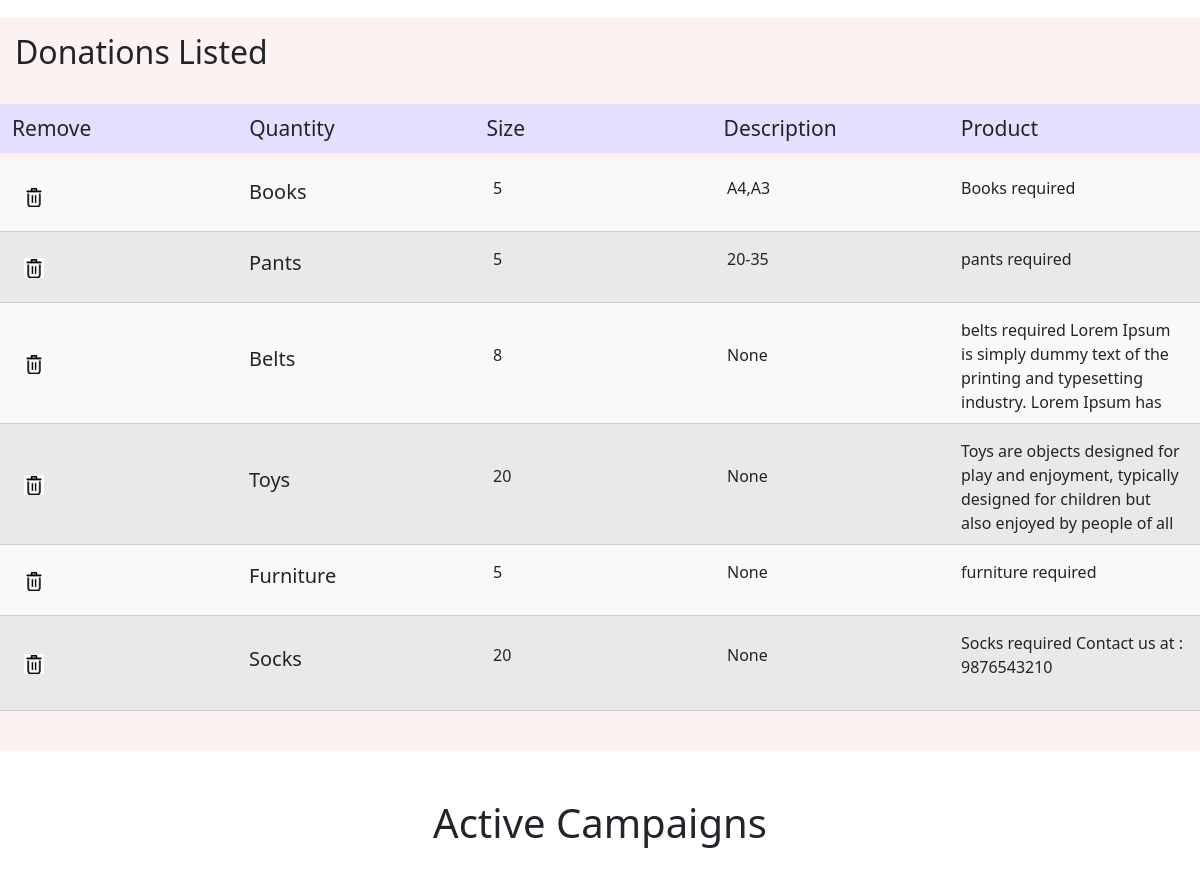
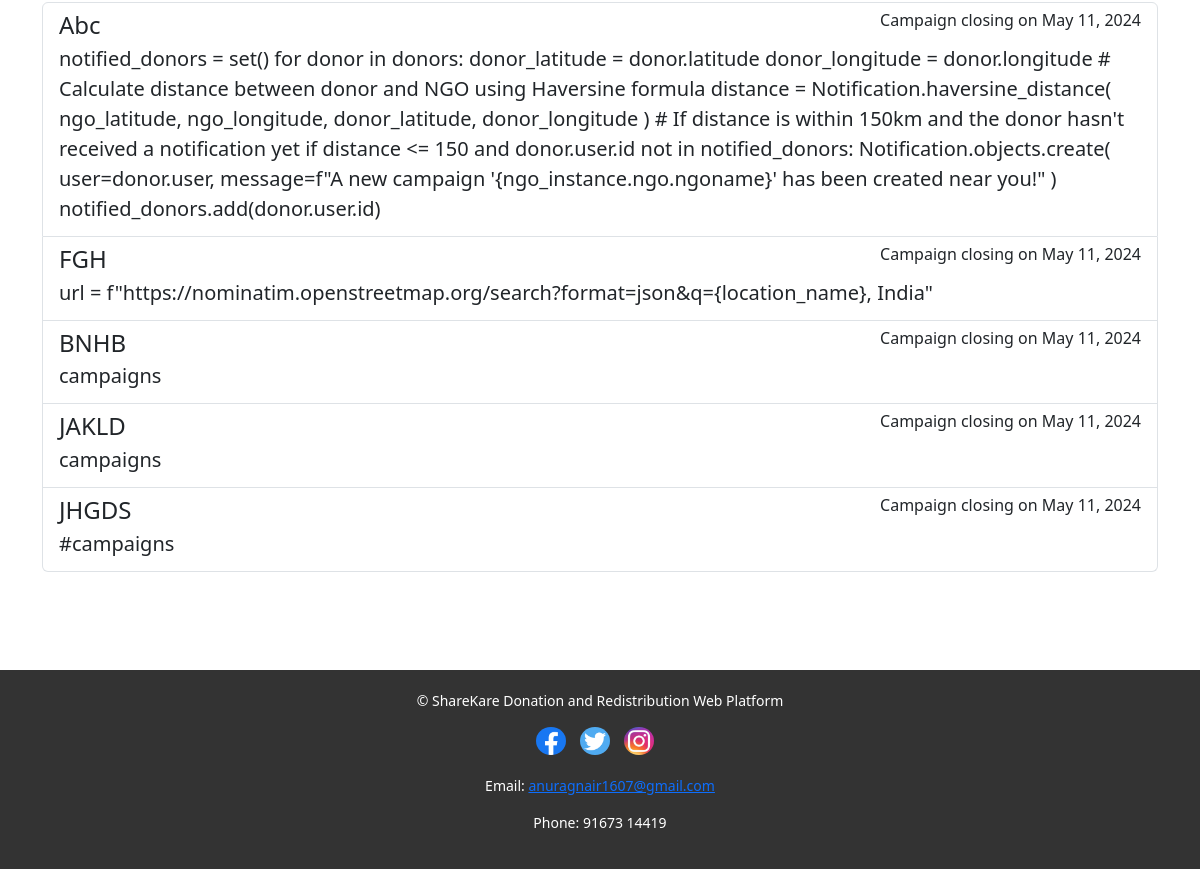
The page /ngo_profile/ (signed in, lower part) on the database as committed earlier (2 pictures, top to bottom).
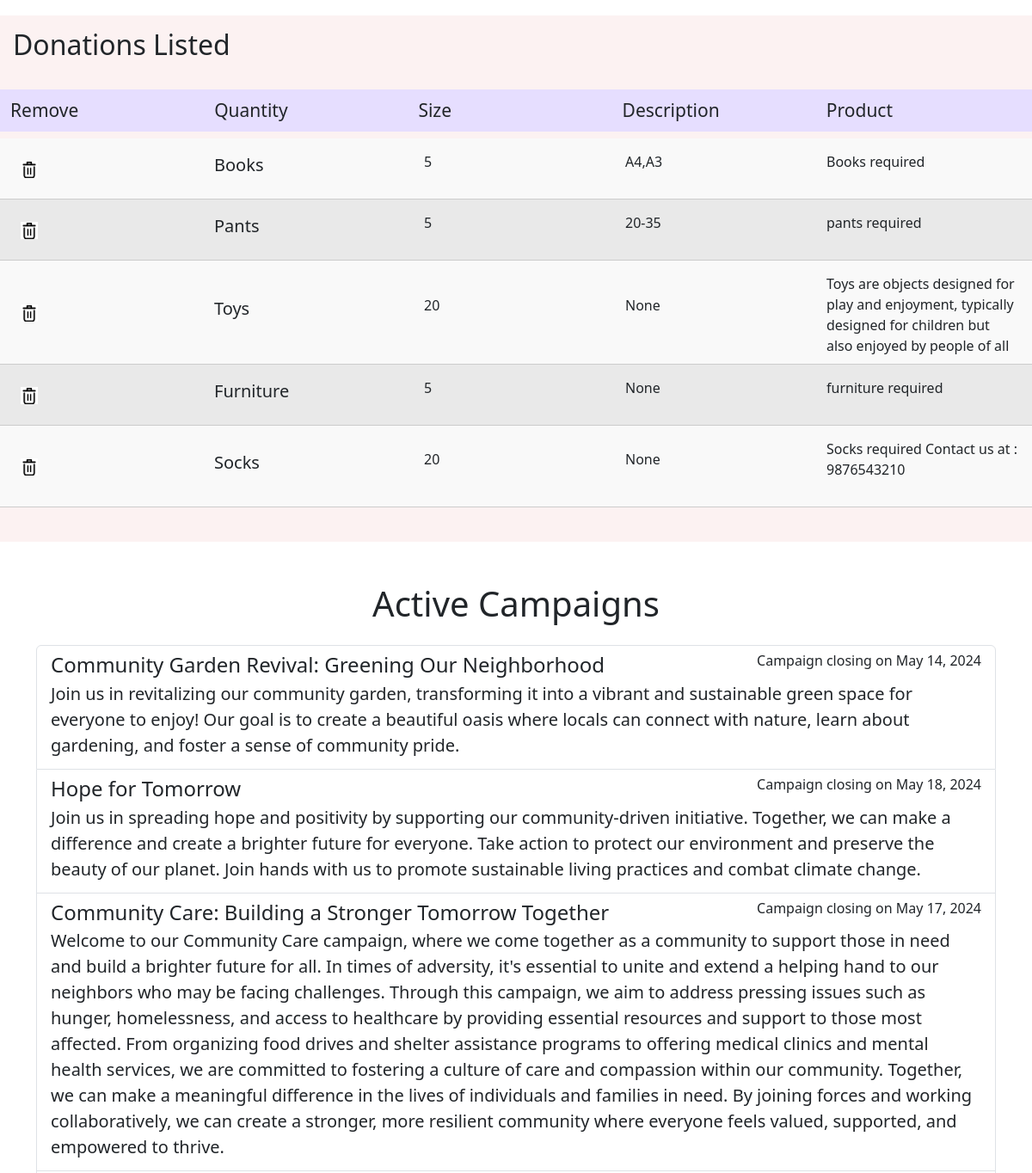
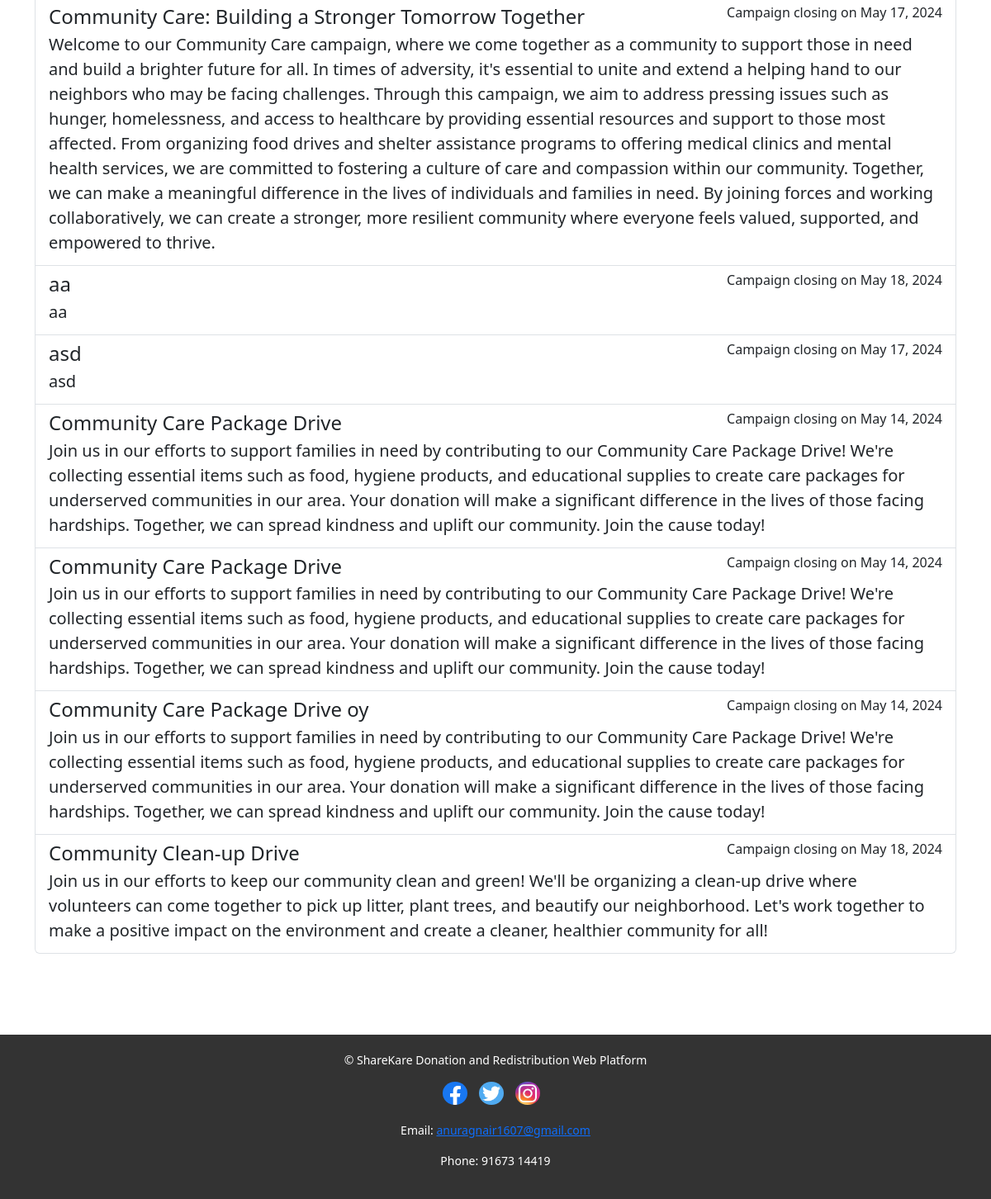
The same page on the database as committed later (2 pictures, top to bottom).
### home/models.py (models this page shows, shortened)
class Product(models.Model):
    productName = models.CharField(max_length=255)
    quantity = models.IntegerField()
    size = models.CharField(max_length=50, blank=True, null=True)
    description = models.TextField()
    ngo = models.ForeignKey(NGO, on_delete=models.CASCADE)

class CreateCampaign(models.Model):
    ngo = models.ForeignKey(User, on_delete=models.CASCADE)
    title = models.CharField(max_length=200)
    description = models.TextField()
    start_date = models.DateField()
    end_date = models.DateField()
    items_needed = models.TextField()
    location = models.CharField(max_length=255, blank=True, null=True)

### home/views.py (the view)
# urls.py: path('ngo_profile/', views.ngo_profile, name='ngo_profile'),
@login_required
def ngo_profile(request):
    ngo = NGO.objects.get(user=request.user)
    ngoprofile = NGOProfile.objects.get(ngo=ngo)
    products = Product.objects.filter(ngo=ngo)
    print(ngo.ngoprofile.address)
    campaigns = CreateCampaign.objects.filter(ngo=request.user,start_date__lte=timezone.now(), end_date__gte=timezone.now())
    context = {
        'ngo': ngo,
        'ngoprofile': ngoprofile,
        'products': products,
        'campaigns':campaigns
    }
    return render(request, 'ngo_profile.html', context)

### templates/ngo_profile.html (shortened to what this page needs)
{% extends 'base2.html' %}
{% load static %}
{% block css %}
    <link rel="stylesheet" href="{% static "css/ngo_prof.css" %}">
{% endblock %}
{% block content %}
    <div class="ngo-details-section">
    </div>
    <div class="donations-section">
        <div id="headin"><div id="txthead"><h2>Donations Listed</h2></div></div>
        <br>
        <h2>
            <div id="headitems">
                <div class="colhead">Remove</div>
                <div class="colhead">Quantity</div>
                <div class="colhead">Size</div>
                <div class="colhead">Description</div>
                <div class="colhead">Product</div>
            </div>
        </h2>
            {% for product in ngo.product_set.all %}
            <div class="donation-item {% cycle 'even' 'odd' %}">
                <div class="column">
                    <form method="post" action="{% url 'remove_product' product.id %}">
                        <button type="submit" class="btn btn-sm">
                            <img src="{% static 'images/trash.png' %}" alt="Remove" style="width: 20px; height: 20px;">
                        </button>
                    </form>
                </div>
                <div class="column">
                    <h5>{{ product.productName }}</h5>
                </div>
                <div class="column" id="quant">
                    <p> {{ product.quantity }}</p>
                </div>
                <div class="column">
                    <p> {{ product.size }}</p>
                </div>
                <div class="column"  id="desc">
                    <p> {{ product.description }}</p>
                </div>
            </div>
            {% empty %}
            <br>
            <p><strong>No donations listed.</strong></p>
            {% endfor %}
    </div>
        <div class="container mt-5">
            <h1 class="text-center mb-4">Active Campaigns</h1>
            <ul class="list-group">
                {% for campaign in campaigns %}
                <li class="list-group-item">
                    <div class="d-flex w-100 justify-content-between">
                        <h4 class="mb-1">{{ campaign.title }}</h4>
                        <small class="font-weight-bold"><h6>Campaign closing on {{ campaign.end_date }}</h6></small>
                    </div>
                    <p class="mb-1 lead">{{ campaign.description }}</p>
                </li>
                {% empty %}
                <li class="list-group-item font-weight-bold">No active campaigns.</li>
                {% endfor %}
            </ul>
        </div>
        <br>
        <br>
        {% endblock %}

Rows that differ between the two databases and show on the page:
removed Product: productName "Belts", quantity "8", size "None", description "belts required Lorem Ipsum is simply dummy text of the printing and typesetting industry. Lorem Ipsum has…"
removed CreateCampaign: title "Abc", end_date "May 11, 2024", description "notified_donors = set() for donor in donors: donor_latitude = donor.latitude donor_longitude = donor.longitude # Calculate distance between donor and NGO using Haversine formula distance = Notification.haversine_distance( ngo_latitude, ngo_longitude, donor_latitude, donor_longitude ) # If distance is within 150km and the donor hasn't received a notification yet if distance <= 150 and donor.user.id not in notified_donors: Notification.objects.create( user=donor.user, message=f\"A new campaign '{ngo_instance.ngo.ngoname}' has been created near you!\" ) notified_donors.add(donor.user.id)"
removed CreateCampaign: title "FGH", end_date "May 11, 2024", description "url = f\"https://nominatim.openstreetmap.org/search?format=json&q={location_name}, India\""
removed CreateCampaign: title "BNHB", end_date "May 11, 2024", description "campaigns"
removed CreateCampaign: title "JAKLD", end_date "May 11, 2024", description "campaigns"
removed CreateCampaign: title "JHGDS", end_date "May 11, 2024", description "#campaigns"
added CreateCampaign: title "Community Garden Revival: Greening Our Neighborhood", end_date "May 14, 2024", description "Join us in revitalizing our community garden, transforming it into a vibrant and sustainable green space for everyone to enjoy! Our goal is to create a beautiful oasis where locals can connect with nature, learn about gardening, and foster a sense of community pride."
added CreateCampaign: title "Hope for Tomorrow", end_date "May 18, 2024", description "Join us in spreading hope and positivity by supporting our community-driven initiative. Together, we can make a difference and create a brighter future for everyone. Take action to protect our environment and preserve the beauty of our planet. Join hands with us to promote sustainable living practices and combat climate change."
added CreateCampaign: title "Community Care: Building a Stronger Tomorrow Together", end_date "May 17, 2024", description "Welcome to our Community Care campaign, where we come together as a community to support those in need and build a brighter future for all. In times of adversity, it's essential to unite and extend a helping hand to our neighbors who may be facing challenges. Through this campaign, we aim to address pressing issues such as hunger, homelessness, and access to healthcare by providing essential resources and support to those most affected. From organizing food drives and shelter assistance programs to offering medical clinics and mental health services, we are committed to fostering a culture of care and compassion within our community. Together, we can make a meaningful difference in the…"
added CreateCampaign: title "Community Care: Building a Stronger Tomorrow Together", end_date "May 17, 2024", description "Welcome to our Community Care campaign, where we come together as a community to support those in need and build a brighter future for all. In times of adversity, it's essential to unite and extend a helping hand to our neighbors who may be facing challenges. Through this campaign, we aim to address pressing issues such as hunger, homelessness, and access to healthcare by providing essential resources and support to those most affected. From organizing food drives and shelter assistance programs to offering medical clinics and mental health services, we are committed to fostering a culture of care and compassion within our community. Together, we can make a meaningful difference in the…"
added CreateCampaign: title "aa", end_date "May 18, 2024", description "aa"
added CreateCampaign: title "asd", end_date "May 17, 2024", description "asd"
added CreateCampaign: title "Community Care Package Drive", end_date "May 14, 2024", description "Join us in our efforts to support families in need by contributing to our Community Care Package Drive! We're collecting essential items such as food, hygiene products, and educational supplies to create care packages for underserved communities in our area. Your donation will make a significant difference in the lives of those facing hardships. Together, we can spread kindness and uplift our community. Join the cause today!"
added CreateCampaign: title "Community Care Package Drive", end_date "May 14, 2024", description "Join us in our efforts to support families in need by contributing to our Community Care Package Drive! We're collecting essential items such as food, hygiene products, and educational supplies to create care packages for underserved communities in our area. Your donation will make a significant difference in the lives of those facing hardships. Together, we can spread kindness and uplift our community. Join the cause today!"
added CreateCampaign: title "Community Care Package Drive oy", end_date "May 14, 2024", description "Join us in our efforts to support families in need by contributing to our Community Care Package Drive! We're collecting essential items such as food, hygiene products, and educational supplies to create care packages for underserved communities in our area. Your donation will make a significant difference in the lives of those facing hardships. Together, we can spread kindness and uplift our community. Join the cause today!"
added CreateCampaign: title "Community Clean-up Drive", end_date "May 18, 2024", description "Join us in our efforts to keep our community clean and green! We'll be organizing a clean-up drive where volunteers can come together to pick up litter, plant trees, and beautify our neighborhood. Let's work together to make a positive impact on the environment and create a cleaner, healthier community for all!"
